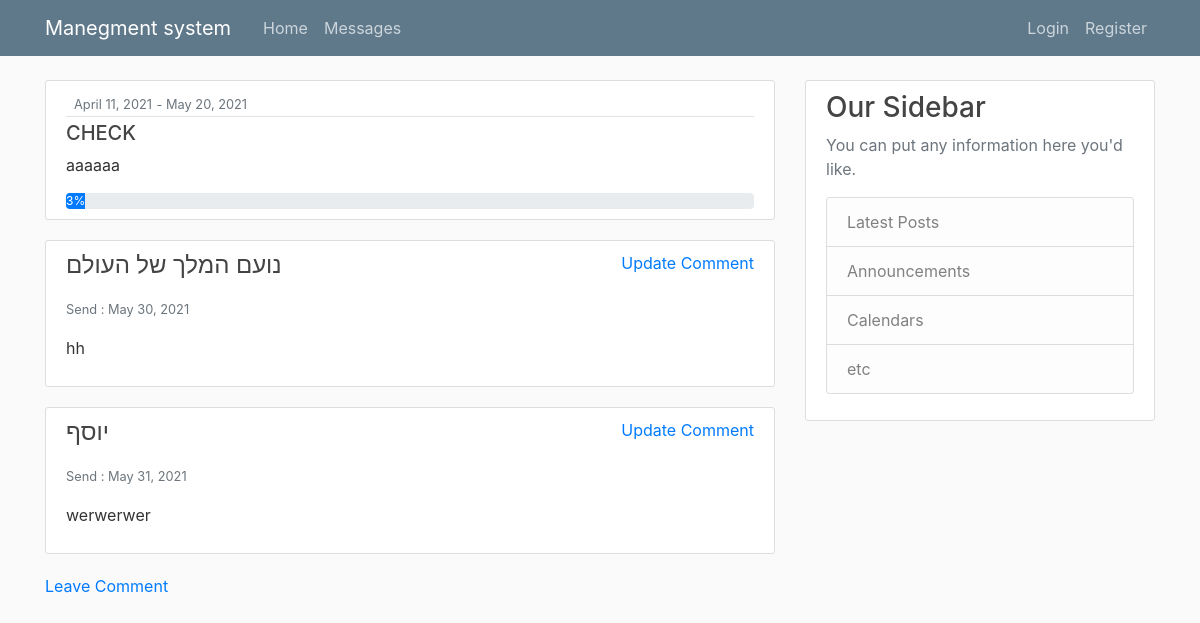
The app's page /Devlop/3/2/, older data.
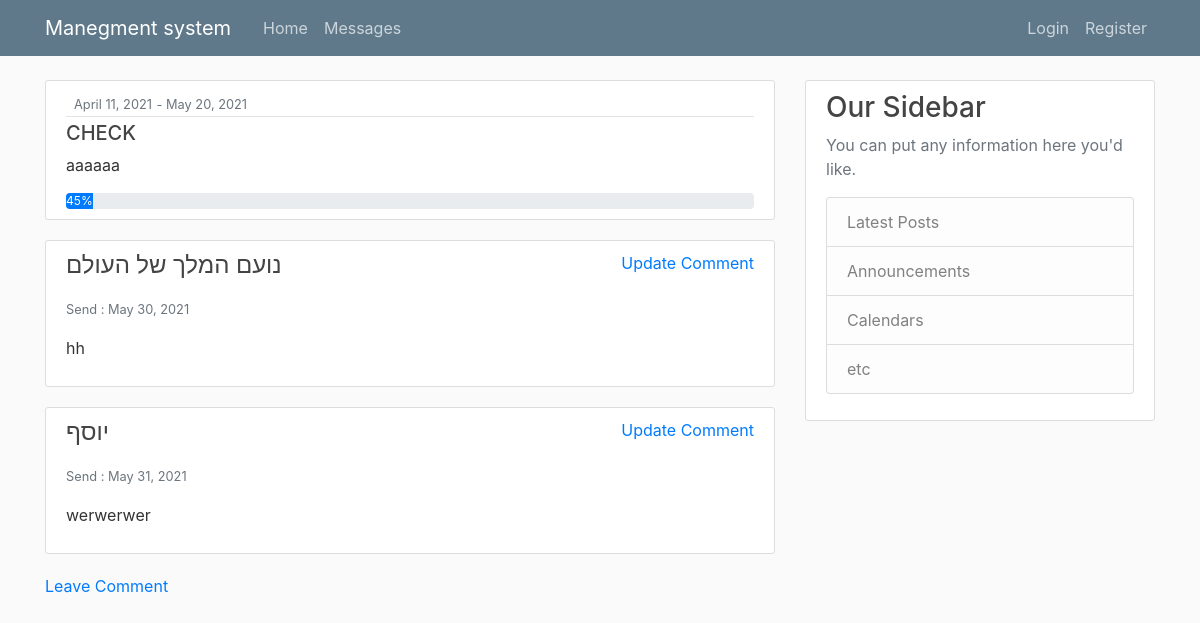
The same page, newer data.
### work/models.py (models this page shows, shortened)
class Task(models.Model):
    startTime = models.DateField(null=False)
    endTime = models.DateField(null=False)
    inCharge = models.ForeignKey(User, on_delete=models.CASCADE)
    workDone = models.IntegerField(default=0, validators=[MaxValueValidator(100), MinValueValidator(0)])
    lastUpdate = models.DateTimeField(null=False)
    cost = models.FloatField(null=False, default=0)
    TaskName = models.CharField(max_length=300, null=False)
    Description = models.CharField(max_length=500, null=True)
    projectnum = models.ForeignKey(project, on_delete=models.CASCADE)
    inSprint = models.BooleanField(default=False)

### pages/views.py (the view)
# urls.py: path('Devlop/<int:id>/<int:my_id>/', SubTaskComment_view, name='SubTaskComment_view'),
def SubTaskComment_view(request, id, my_id):
    obj = get_object_or_404(Task, id=id)
    obj2 = Comment.objects.filter(Subtask=my_id)
    print(obj.pk)
    return render(request, "SubTaskComment.html", {'task': obj, 'comments': obj2, })

### templates/SubTaskComment.html (shortened to what this page needs)
{% extends "Base.html" %}
{% block content %}
        <article class="media content-section">
          <div class="media-body">
            <div class="article-metadata">
              <small class="text-muted">{{ task.startTime|date:"F d, Y" }}</small>
                <small class="text-muted"> - </small>
              <small class="text-muted">{{ task.endTime|date:"F d, Y" }}</small>
            </div>
            <h5><a class="article-title" href="#">{{ task.TaskName }}</a></h5>
            <p class="article-content">{{ task.Description }}</p>
              <div class="progress">
            <div class="progress-bar" role="progressbar"  aria-valuemin="1" aria-valuemax="100" aria-valuenow={{task.workDone}}>{{task.workDone}}%</div>
              </div>
              </div>
        </article>
    {% for comment in comments %}
        <article class="media content-section">
          <div class="media-body">
            <h4><a class="article-title" href="#">{{ comment.user }}</a></h4>
              <p></p><small class="text-muted">Send : {{ comment.created|date:"F d, Y" }}</small></p>
            <p class="article-content">{{ comment.body }}</p>
              </div>
             <a href="{% url 'comment-update' comment.pk %}">Update Comment</a>
        </article>
    {% endfor %}
    <a href="{% url 'comment-create' task.pk %}">Leave Comment</a>
{% endblock content %}

Row changes from the older to the newer data that the page shows:
changed Task "CHECK": workDone "3" → "45"
